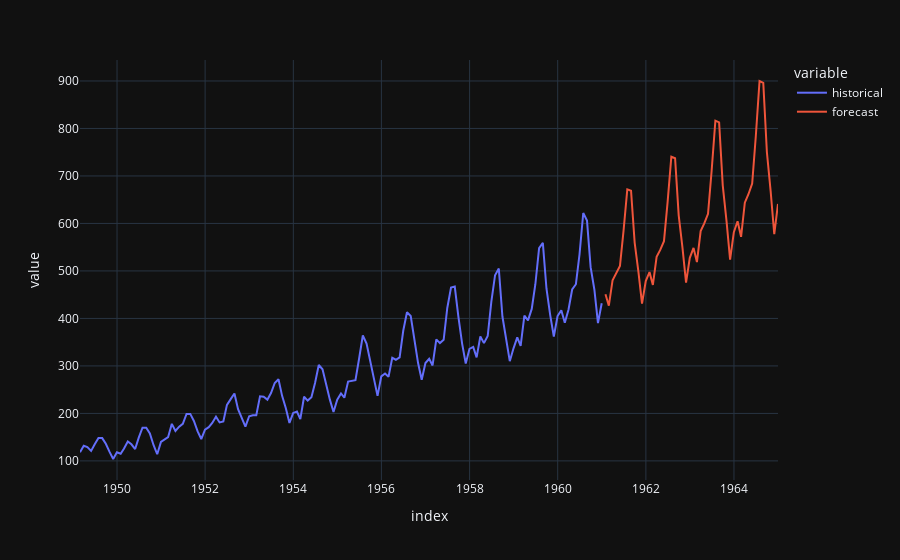

Notebook source saved alongside this figure:
### Code cell
df_forecast.plot()

### Figure 1 — Plotly figure (JSON) as saved in the notebook; plotly's stock layout.template omitted (floating-point values rounded to 4 significant figures; data arrays with more than 128 entries replaced by an {"elided": "..."} marker saying what was removed)
{"data": [{"hovertemplate": "variable=historical<br>index=%{x}<br>value=%{y}<extra></extra>", "legendgroup": "historical", "line": {"color": "#636efa", "dash": "solid"}, "marker": {"symbol": "circle"}, "mode": "lines", "name": "historical", "orientation": "v", "showlegend": true, "type": "scatter", "x": {"elided": "191 str values"}, "xaxis": "x", "y": {"elided": "191 int values"}, "yaxis": "y"}, {"hovertemplate": "variable=forecast<br>index=%{x}<br>value=%{y}<extra></extra>", "legendgroup": "forecast", "line": {"color": "#EF553B", "dash": "solid"}, "marker": {"symbol": "circle"}, "mode": "lines", "name": "forecast", "orientation": "v", "showlegend": true, "type": "scatter", "x": {"elided": "191 str values"}, "xaxis": "x", "y": {"elided": "191 float values"}, "yaxis": "y"}], "layout": {"legend": {"title": {"text": "variable"}, "tracegroupgap": 0}, "margin": {"t": 60}, "xaxis": {"anchor": "y", "domain": [0, 1], "title": {"text": "index"}}, "yaxis": {"anchor": "x", "domain": [0, 1], "title": {"text": "value"}}}}
